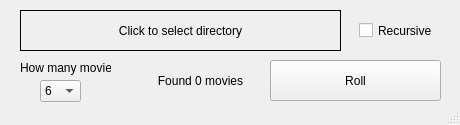
<?xml version="1.0" encoding="UTF-8"?>
<ui version="4.0">
 <class>MainWindow</class>
 <widget class="QMainWindow" name="MainWindow">
  <property name="geometry">
   <rect>
    <x>0</x>
    <y>0</y>
    <width>460</width>
    <height>125</height>
   </rect>
  </property>
  <property name="sizePolicy">
   <sizepolicy hsizetype="Preferred" vsizetype="Preferred">
    <horstretch>0</horstretch>
    <verstretch>0</verstretch>
   </sizepolicy>
  </property>
  <property name="minimumSize">
   <size>
    <width>460</width>
    <height>125</height>
   </size>
  </property>
  <property name="maximumSize">
   <size>
    <width>460</width>
    <height>125</height>
   </size>
  </property>
  <property name="windowTitle">
   <string>MainWindow</string>
  </property>
  <widget class="QWidget" name="centralwidget">
   <widget class="QComboBox" name="rollNumberComboBox">
    <property name="geometry">
     <rect>
      <x>40</x>
      <y>80</y>
      <width>41</width>
      <height>22</height>
     </rect>
    </property>
    <property name="currentText">
     <string>6</string>
    </property>
    <property name="currentIndex">
     <number>5</number>
    </property>
    <property name="maxVisibleItems">
     <number>6</number>
    </property>
    <property name="maxCount">
     <number>6</number>
    </property>
    <property name="minimumContentsLength">
     <number>1</number>
    </property>
    <item>
     <property name="text">
      <string>1</string>
     </property>
    </item>
    <item>
     <property name="text">
      <string>2</string>
     </property>
    </item>
    <item>
     <property name="text">
      <string>3</string>
     </property>
    </item>
    <item>
     <property name="text">
      <string>4</string>
     </property>
    </item>
    <item>
     <property name="text">
      <string>5</string>
     </property>
    </item>
    <item>
     <property name="text">
      <string>6</string>
     </property>
    </item>
   </widget>
   <widget class="QPushButton" name="rollButton">
    <property name="geometry">
     <rect>
      <x>270</x>
      <y>60</y>
      <width>171</width>
      <height>41</height>
     </rect>
    </property>
    <property name="text">
     <string>Roll</string>
    </property>
   </widget>
   <widget class="QLabel" name="rolNumberLabel">
    <property name="geometry">
     <rect>
      <x>20</x>
      <y>60</y>
      <width>91</width>
      <height>16</height>
     </rect>
    </property>
    <property name="text">
     <string>How many movies</string>
    </property>
   </widget>
   <widget class="QPushButton" name="directoryPushButton">
    <property name="geometry">
     <rect>
      <x>20</x>
      <y>10</y>
      <width>321</width>
      <height>41</height>
     </rect>
    </property>
    <property name="styleSheet">
     <string notr="true">QPushButton { 
border-style: ridge;
border-width: 1px;
}

QPushButton:hover {
background-color: rgba(255, 255, 255, 50%);
}</string>
    </property>
    <property name="text">
     <string>Click to select directory</string>
    </property>
    <property name="checkable">
     <bool>false</bool>
    </property>
    <property name="flat">
     <bool>true</bool>
    </property>
   </widget>
   <widget class="QLabel" name="foundMoviesLabel">
    <property name="geometry">
     <rect>
      <x>140</x>
      <y>60</y>
      <width>121</width>
      <height>41</height>
     </rect>
    </property>
    <property name="text">
     <string>Found 0 movies</string>
    </property>
    <property name="alignment">
     <set>Qt::AlignCenter</set>
    </property>
    <property name="wordWrap">
     <bool>true</bool>
    </property>
   </widget>
   <widget class="QCheckBox" name="recursiveCheckBox">
    <property name="geometry">
     <rect>
      <x>359</x>
      <y>10</y>
      <width>81</width>
      <height>41</height>
     </rect>
    </property>
    <property name="text">
     <string>Recursive</string>
    </property>
   </widget>
  </widget>
  <widget class="QMenuBar" name="menubar">
   <property name="geometry">
    <rect>
     <x>0</x>
     <y>0</y>
     <width>460</width>
     <height>21</height>
    </rect>
   </property>
  </widget>
  <widget class="QStatusBar" name="statusbar"/>
 </widget>
 <resources/>
 <connections/>
</ui>
